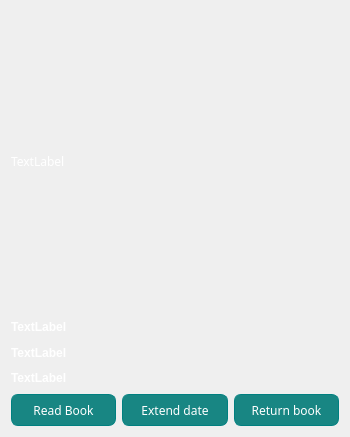
<?xml version="1.0" encoding="UTF-8"?>
<ui version="4.0">
 <class>MyListBookPreview</class>
 <widget class="QWidget" name="MyListBookPreview">
  <property name="geometry">
   <rect>
    <x>0</x>
    <y>0</y>
    <width>350</width>
    <height>437</height>
   </rect>
  </property>
  <property name="maximumSize">
   <size>
    <width>350</width>
    <height>16777215</height>
   </size>
  </property>
  <property name="font">
   <font>
    <family>Franklin Gothic Demi</family>
    <weight>50</weight>
    <bold>false</bold>
   </font>
  </property>
  <property name="windowTitle">
   <string>Form</string>
  </property>
  <property name="styleSheet">
   <string notr="true">color: white;</string>
  </property>
  <layout class="QGridLayout" name="gridLayout_2">
   <item row="0" column="0">
    <layout class="QGridLayout" name="gridLayout">
     <item row="1" column="0">
      <widget class="QLabel" name="title">
       <property name="font">
        <font>
         <weight>75</weight>
         <bold>true</bold>
        </font>
       </property>
       <property name="text">
        <string>TextLabel</string>
       </property>
      </widget>
     </item>
     <item row="0" column="0">
      <widget class="QLabel" name="cover">
       <property name="minimumSize">
        <size>
         <width>150</width>
         <height>300</height>
        </size>
       </property>
       <property name="maximumSize">
        <size>
         <width>16777214</width>
         <height>16777215</height>
        </size>
       </property>
       <property name="text">
        <string>TextLabel</string>
       </property>
      </widget>
     </item>
     <item row="2" column="0">
      <widget class="QLabel" name="authors">
       <property name="font">
        <font>
         <weight>75</weight>
         <bold>true</bold>
        </font>
       </property>
       <property name="text">
        <string>TextLabel</string>
       </property>
      </widget>
     </item>
     <item row="3" column="0">
      <widget class="QLabel" name="returnDate">
       <property name="font">
        <font>
         <weight>75</weight>
         <bold>true</bold>
        </font>
       </property>
       <property name="text">
        <string>TextLabel</string>
       </property>
      </widget>
     </item>
     <item row="4" column="0">
      <layout class="QHBoxLayout" name="horizontalLayout">
       <item>
        <widget class="QPushButton" name="readBookButton">
         <property name="font">
          <font>
           <family>Franklin Gothic Demi</family>
           <pointsize>9</pointsize>
          </font>
         </property>
         <property name="styleSheet">
          <string notr="true">QPushButton { color: white;
background-color:  #188683;
border: 1px solid #008080;
border-top-left-radius: 7px;
border-top-right-radius: 7px;
border-bottom-left-radius: 7px;
border-bottom-right-radius: 7px;
height: 30;
width: 50;
}

QPushButton:hover { color: white;
background-color: #009999;
border: 1px solid #008080;
border-top-left-radius: 7px;
border-top-right-radius: 7px;
border-bottom-left-radius: 7px;
border-bottom-right-radius: 7px;
height: 30;
width: 50;
}

QPushButton:pressed { color: white;
background-color: #004d4d;
border: 1px solid #008080;
border-top-left-radius: 7px;
border-top-right-radius: 7px;
border-bottom-left-radius: 7px;
border-bottom-right-radius: 7px;
height: 30;
width: 50;
}
</string>
         </property>
         <property name="text">
          <string>Read Book</string>
         </property>
        </widget>
       </item>
       <item>
        <widget class="QPushButton" name="extendReturnDateButton">
         <property name="font">
          <font>
           <family>Franklin Gothic Demi</family>
           <pointsize>9</pointsize>
          </font>
         </property>
         <property name="styleSheet">
          <string notr="true">QPushButton { color: white;
background-color:  #188683;
border: 1px solid #008080;
border-top-left-radius: 7px;
border-top-right-radius: 7px;
border-bottom-left-radius: 7px;
border-bottom-right-radius: 7px;
height: 30;
width: 50;
}

QPushButton:hover { color: white;
background-color: #009999;
border: 1px solid #008080;
border-top-left-radius: 7px;
border-top-right-radius: 7px;
border-bottom-left-radius: 7px;
border-bottom-right-radius: 7px;
height: 30;
width: 50;
}

QPushButton:pressed { color: white;
background-color: #004d4d;
border: 1px solid #008080;
border-top-left-radius: 7px;
border-top-right-radius: 7px;
border-bottom-left-radius: 7px;
border-bottom-right-radius: 7px;
height: 30;
width: 50;
}
</string>
         </property>
         <property name="text">
          <string>Extend date</string>
         </property>
        </widget>
       </item>
       <item>
        <widget class="QPushButton" name="returnBookButton">
         <property name="font">
          <font>
           <family>Franklin Gothic Demi</family>
           <pointsize>9</pointsize>
          </font>
         </property>
         <property name="styleSheet">
          <string notr="true">QPushButton { color: white;
background-color:  #188683;
border: 1px solid #008080;
border-top-left-radius: 7px;
border-top-right-radius: 7px;
border-bottom-left-radius: 7px;
border-bottom-right-radius: 7px;
height: 30;
width: 50;
}

QPushButton:hover { color: white;
background-color: #009999;
border: 1px solid #008080;
border-top-left-radius: 7px;
border-top-right-radius: 7px;
border-bottom-left-radius: 7px;
border-bottom-right-radius: 7px;
height: 30;
width: 50;
}

QPushButton:pressed { color: white;
background-color: #004d4d;
border: 1px solid #008080;
border-top-left-radius: 7px;
border-top-right-radius: 7px;
border-bottom-left-radius: 7px;
border-bottom-right-radius: 7px;
height: 30;
width: 50;
}
</string>
         </property>
         <property name="text">
          <string>Return book</string>
         </property>
        </widget>
       </item>
      </layout>
     </item>
    </layout>
   </item>
  </layout>
 </widget>
 <resources/>
 <connections/>
</ui>
